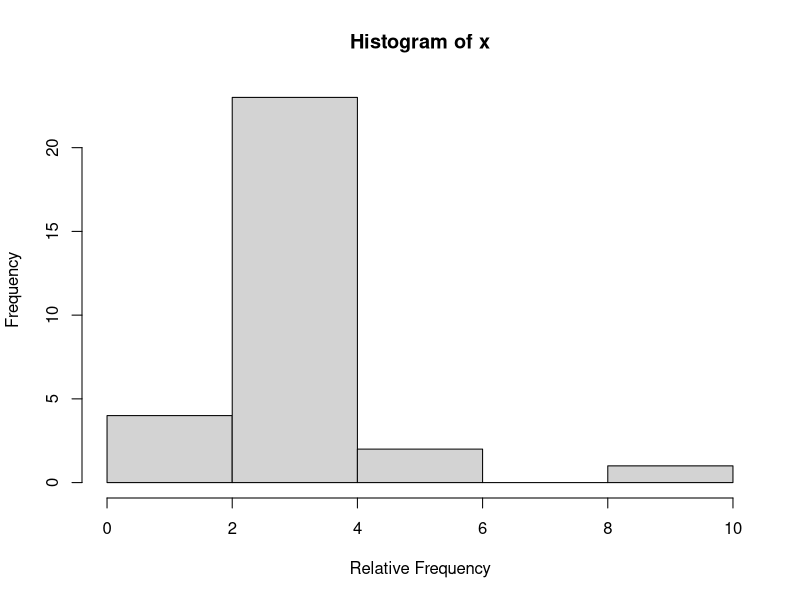

Generate this figure with R:
x <- c(2.8,3.0,3.2,0.8,2.7,1.6,3.5,3.6,1.2,2.4,3.7,2.2,2.6,3.4,3.7,2.8,3.5,3.5,2.8,
      9.8,2.0,2.8,4.1,2.5,2.2,3.7,2.7,4.2,2.5,2.8)
x
x.row <-rbind(x)
x.cut <- cut(x, 7)
x.freq <- table(x.cut)
x.freq
x.relfreq <- x.freq/30
x.relfreq

table<-cbind(x.freq,x.relfreq)
table
hist(x, xlab="Relative Frequency")


